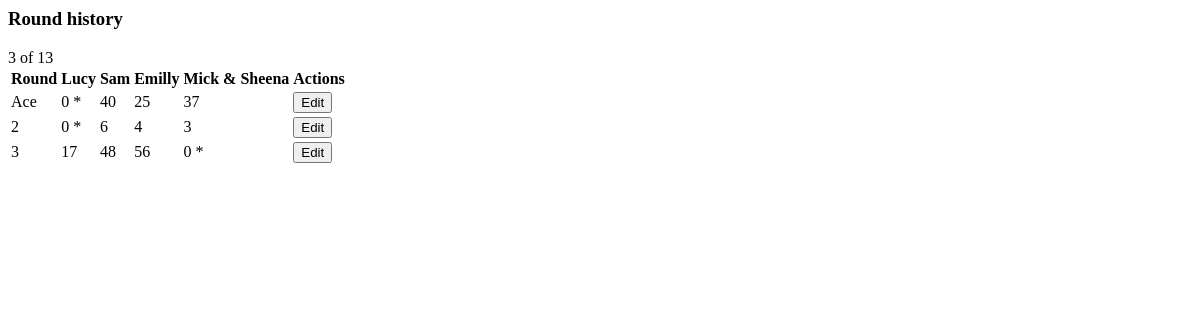
The page /game/1/round_history on the database as committed earlier.
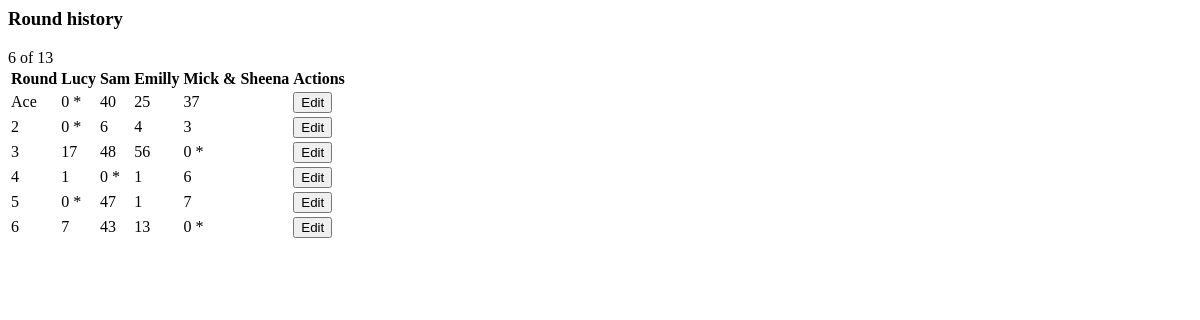
The same page on the database as committed later.
### models.py (models this page shows)
class Player(db.Model):
    __tablename__ = "players"
    id = db.Column(db.Integer, primary_key=True)
    game_id = db.Column(db.Integer, db.ForeignKey("games.id"), nullable=False)
    person_id = db.Column(db.Integer, db.ForeignKey("persons.id"), nullable=True)
    name = db.Column(db.String(80), nullable=False)
    sort_order = db.Column(db.Integer, nullable=False)
    created_at = db.Column(db.DateTime, default=datetime.utcnow)
    game = db.relationship("Game", back_populates="players")
    person = db.relationship("Person", back_populates="players")
    round_scores = db.relationship(
        "RoundScore",
        back_populates="player",
        cascade="all, delete-orphan",
    )

class Round(db.Model):
    __tablename__ = "rounds"
    id = db.Column(db.Integer, primary_key=True)
    game_id = db.Column(db.Integer, db.ForeignKey("games.id"), nullable=False)
    round_index = db.Column(db.Integer, nullable=False)
    round_name = db.Column(db.String(20), nullable=False)
    created_at = db.Column(db.DateTime, default=datetime.utcnow)
    game = db.relationship("Game", back_populates="rounds")
    scores = db.relationship(
        "RoundScore",
        back_populates="round",
        cascade="all, delete-orphan",
    )
    __table_args__ = (
        db.UniqueConstraint("game_id", "round_index", name="uq_round_game_index"),
    )

class RoundScore(db.Model):
    __tablename__ = "round_scores"
    id = db.Column(db.Integer, primary_key=True)
    round_id = db.Column(db.Integer, db.ForeignKey("rounds.id"), nullable=False)
    player_id = db.Column(db.Integer, db.ForeignKey("players.id"), nullable=False)
    score = db.Column(db.Integer, nullable=False)
    went_out = db.Column(db.Boolean, nullable=False, default=False)
    round = db.relationship("Round", back_populates="scores")
    player = db.relationship("Player", back_populates="round_scores")
    __table_args__ = (
        db.UniqueConstraint("round_id", "player_id", name="uq_score_round_player"),
    )

### app.py (the view)
@app.get("/game/<int:game_id>/round_history")
def round_history(game_id):
    game = Game.query.get_or_404(game_id)
    context = build_game_context(game)
    return render_template("partials/round_history.html", game=game, **context)

### app.py (called while the page is built)
def round_label(index):
    if 1 <= index <= len(ROUND_LABELS):
        return ROUND_LABELS[index - 1]
    return f"Round {index}"

def compute_ranks(totals):
    if not totals:
        return {}
    unique_totals = sorted(set(totals.values()))
    rank_map = {total: idx + 1 for idx, total in enumerate(unique_totals)}
    return {player_id: rank_map[total] for player_id, total in totals.items()}

def get_person_names():
    return [person.display_name for person in Person.query.order_by(Person.display_name).all()]

### templates/partials/round_history.html (shortened to what this page needs)
<div id="round-history" class="panel" {% if oob %}hx-swap-oob="true"{% endif %}>
  <div class="panel-header">
    <h3>Round history</h3>
    <span class="tag">{{ rounds|length }} of 13</span>
  </div>
  {% if rounds %}
    <div class="table-wrap">
      <table>
        <thead>
          <tr>
            <th>Round</th>
            {% for player in players %}
              <th>{{ player.name }}</th>
            {% endfor %}
            <th>Actions</th>
          </tr>
        </thead>
        <tbody>
          {% for round_item in rounds %}
            {% set score_map = scores_by_round.get(round_item.id, {}) %}
            {% include "partials/round_history_row.html" %}
          {% endfor %}
        </tbody>
      </table>
    </div>
  {% else %}
    <p class="muted">No rounds scored yet. Submit the first round to start tracking.</p>
  {% endif %}
</div>

### templates/partials/round_history_row.html
<tr id="round-row-{{ round_item.id }}">
  <td>{{ round_item.round_name }}</td>
  {% for player in players %}
    {% set score = score_map.get(player.id) %}
    <td>
      {% if score %}
        {{ score.score }}
        {% if score.went_out %}
          <span class="went-out" title="Went out">*</span>
        {% endif %}
      {% else %}
        -
      {% endif %}
    </td>
  {% endfor %}
  <td>
    <button
      class="btn ghost"
      hx-get="{{ url_for('edit_round_form', game_id=game.id, round_id=round_item.id) }}"
      hx-target="#round-row-{{ round_item.id }}"
      hx-swap="outerHTML"
    >
      Edit
    </button>
  </td>
</tr>

Rows that differ between the two databases and show on the page:
added Round: round_name "4"
added RoundScore: score "1"
added RoundScore: score "0"
added RoundScore: score "1"
added RoundScore: score "6"
added Round: round_name "5"
added RoundScore: score "0"
added RoundScore: score "47"
added RoundScore: score "1"
added RoundScore: score "7"
added Round: round_name "6"
added RoundScore: score "7"
added RoundScore: score "43"
added RoundScore: score "13"
added RoundScore: score "0"
Other text that changed with them:
{{ rounds|length }}: "3" → "6"
